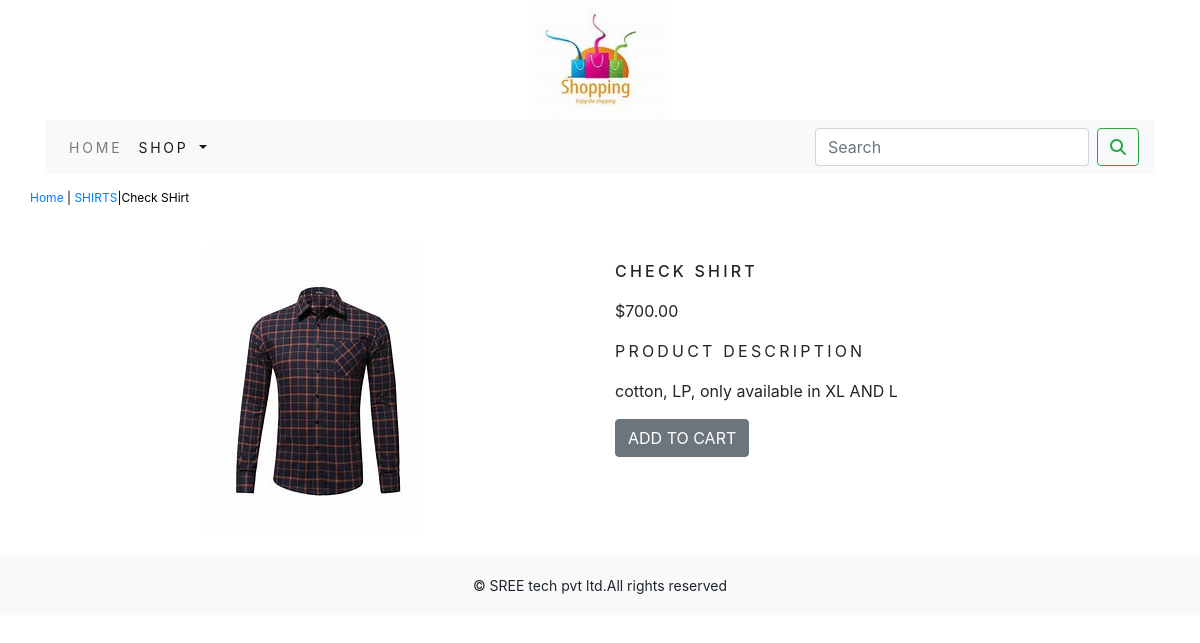
/shop/shirts/check-shirt/, run on the app's committed database.
### shop/models.py (models this page shows, shortened)
class Product(models.Model):
    name=models.CharField(max_length=250,unique=True)
    slug=models.SlugField(max_length=250,unique=True)
    description=models.TextField(blank=True)
    price=models.DecimalField(max_digits=10,decimal_places=2)
    category=models.ForeignKey(Category,on_delete=models.CASCADE)
    image = models.ImageField(upload_to='product', blank=True)
    stock=models.IntegerField()
    available=models.BooleanField(default=True)
    created=models.DateTimeField(auto_now_add=True)
    updated=models.DateTimeField(auto_now_add=True)
    class Meta:
        ordering=('name',)
        verbose_name='product'
        verbose_name_plural='products'

class Category(models.Model):
    name=models.CharField(max_length=250,unique=True)
    slug=models.SlugField(max_length=250,unique=True)
    description=models.TextField(blank=True)
    image=models.ImageField(upload_to='category',blank=True)
    class Meta:
        ordering=('name',)
        verbose_name='category'
        verbose_name_plural='categories'
    def get_url(self):
        return reverse('shop:products_by_category',args=[self.slug])
    def __str__(self):
        return '{}'.format(self.name)

### shop/views.py (the view)
# urls.py: path('<slug:c_slug>/<slug:product_slug>/',views.proDetail,name='prodCatdetail')
def proDetail(request,c_slug,product_slug):
    try:
        product=Product.objects.get(category__slug=c_slug,slug=product_slug)
    except Exception as e:
        raise e
    return render(request,'product.html',{'product':product})

### cart/context_processors.py (called while the page is built)
def counter(request):
    item_count=0
    if 'admin' in request.path:
        return  {}
    else:
        try:
            cart=Cart.objects.filter(cart_id=_cart_id(request))
            car_items=CartItem.objects.all().filter(cart=cart[:1])
            for cart_item in car_items:
                item_count += cart_item.quantity
        except Cart.DoesNotExist:
            item_count =0
    return dict(item_count=item_count)

### cart/views.py (called while the page is built)
def _cart_id(request):
    cart=request.session.session_key
    if not cart:
        cart=request.session.create()
    return cart

### shop/context_processors.py (called while the page is built)
def menu_links(request):
    links=Category.objects.all()
    return dict(links=links)

### templates/product.html (shortened to what this page needs)
{% extends 'base.html' %}
{% load static %}
{% block content %}
<div class="row my_prod_row_class">
    <div class="mx_auto">
        <p> <a href="{% url 'shop:allProdCat' %}">Home</a> | <a href="{{product.category.get_url}}">{{product.category}}</a>|{{product.name}}</p>
    </div>
<div class="container">
<br>
<div class="row">
    <div class="col-12 col-sm-12 col-md-12 col-lg-6 text-center">
        <div style="min-width:18rem">
            <img src="{{product.image.url}}" alt="{{product.name}}">
        </div>
    </div>
        <div class="col-12 col-sm-12 col-md-12 col-lg-6">
            <div>
            <h1 class="my_prod_title">{{product.name}}
            </h1><p>${{product.price}}</p>
            <p class="my_title"> PRODUCT DESCRIPTION</p>
            <p class="text-justify my_prod_text">{{product.description}}</p>
            {% if product.stock <= 0 %}
            <p class="text-justify my_prod_text"><b>Out of stock</b></p>
            {% else %}
            <a class="btn btn-secondary" href="{% url 'cart:add_cart' product.id %}">ADD TO CART</a>
            {% endif %}
        </div>
    </div>
</div>
</div>
</div>
{% endblock %}

### static/css/custom.css (style rules this page uses)
.my_title { font-size:16px; text-transform:uppercase; letter-spacing:.2em; }
.my_prod_row_class { padding-top:15px; padding-bottom:20px; }
.my_prod_row_class .mx_auto { color:#000; font-size:12px; text-decoration:none; }
.my_prod_title { font-size:16px; text-transform:uppercase; letter-spacing:.2em; padding-top:15px; padding-bottom:10px; }
.my_prod_text { padding-right:20px; }

### data on the page
Product: category "SHIRTS", name "Check SHirt", image (picture), name "CHECK SHIRT", price "700.00", description "cotton, LP, only available in XL AND L"
